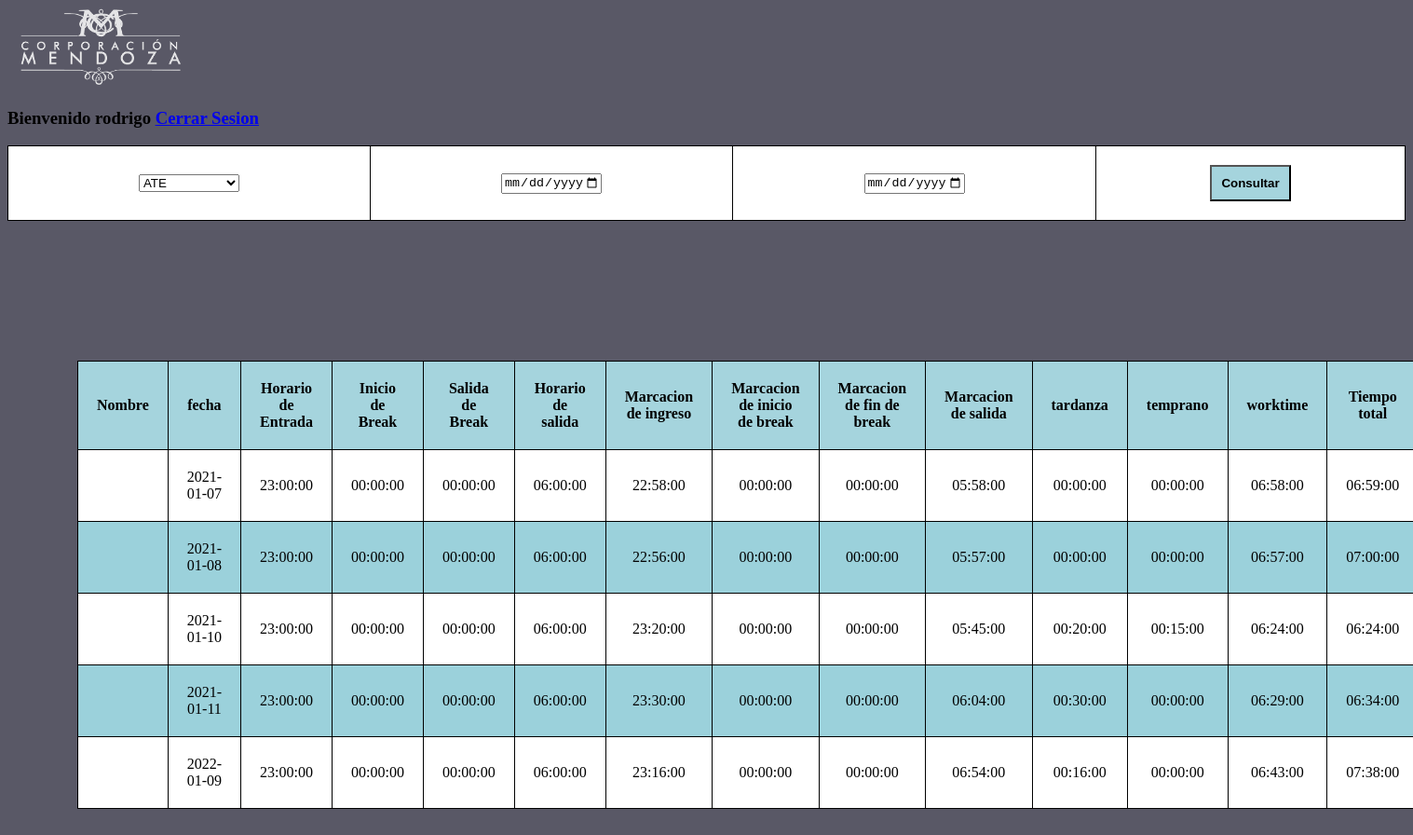
The app's page /index.php (signed in) with its own data.
### tables this page shows
CREATE TABLE `nuevo` (
  `idempleado` int(11) NOT NULL,
  `fecha` date NOT NULL,
  `horingreso` time NOT NULL,
  `horibi` time DEFAULT NULL,
  `horibs` time DEFAULT NULL,
  `horisalida` time NOT NULL,
  `maringreso` time DEFAULT NULL,
  `maribi` time DEFAULT NULL,
  `maribs` time DEFAULT NULL,
  `marsalida` time DEFAULT NULL,
  `tardanza` time DEFAULT NULL,
  `temprano` time DEFAULT NULL,
  `worktime` time DEFAULT NULL,
  `tiempototal` time DEFAULT NULL
);

### index.php (the view, shortened to what this page needs)
<?php session_start();
$pdo=new PDO("mysql:host=localhost;dbname=asistencia;charset=utf8","root","");
$sql="SELECT * FROM nuevo";
?>
<!DOCTYPE html>
<html lang="en">
<head>
    <link rel="stylesheet" href="estilo.css">
</head>
<body>
    <header class="site-header inicio">
        <div class='contenedor contenido-header' id="myHeader">
            <div class="barra">
                <a href=" index.php"><img src="imagenes/cmlogo.png" alt="Logo" height="85px" class="logo"></a>
                <h3>Bienvenido <?php echo $_SESSION["nombres"] ?> <a href="cerrar_cesion.php">Cerrar Sesion</a></h3>
            </div>
        </div>
    </header>
       <div>
    <form action="rangotienda.php" method="post">
        <table class="jorge" caption="juan">
            <tr>
                <td>
                    <select>
                        <option value="volvo">ATE</option>
                    </select>
                </td>
                <td>
                    <input type="date" name="fecha1" step="1" min="2013-01-01" max="2020-12-31" step="7" value="">
                </td>
                <td>
                    <input type="date" name="fecha" step="1" min="2013-01-01" max="2020-12-31" value="fecha1">
                </td>
                <td>
                    <button type="submit" class="boton">Consultar</button>
                </td>
            </tr>
        </table>
                <div id="main-container">
                    <table class="2">
                        <thead>
                            <tr>
                            <th>Nombre</th><th>fecha</th><th>Horario de Entrada</th><th>Inicio de Break</th><th>Salida de Break</th><th>Horario de salida</th><th>Marcacion de ingreso</th><th>Marcacion de inicio de break</th><th>Marcacion de fin de break</th><th>Marcacion de salida</th><th>tardanza</th><th>temprano</th><th>worktime</th><th>Tiempo total</th>
                            </tr>
                        </thead>
                        <?php
                            foreach($pdo->query($sql) as $fila) { ?>
                                <tr>
                                <td><?php echo $fila["id"] ?></td>
                                <td><?php echo $fila["fecha"] ?></td>
                                <td><?php echo $fila["horingreso"] ?></td>
                                <td><?php echo $fila["horibi"] ?></td>
                                <td><?php echo $fila["horibs"] ?></td>
                                <td><?php echo $fila["horisalida"] ?></td>
                                <td><?php echo $fila["maringreso"] ?></td>
                                <td><?php echo $fila["maribi"] ?></td>
                                <td><?php echo $fila["maribs"] ?></td>
                                <td><?php echo $fila["marsalida"] ?></td>
                                <td><?php echo $fila["tardanza"] ?></td>
                                <td><?php echo $fila["temprano"] ?></td>
                                <td><?php echo $fila["worktime"] ?></td>
                                <td><?php echo $fila["tiempototal"] ?></td>
                                </tr>
                                <?php
                                }
                        ?>
                    </table>
                </div>
    </form>
    </div>
</body>
</html>

### estilo.css (style rules this page uses)
body { background-color:#595866; }
.logo { height: 85px; }
#main-container { margin: 150px auto; width: 90%; }
table { background-color: white; text-align: left; border-collapse: collapse; width: 100%; }
th, td { border: solid 1px black; padding: 20px; text-align: center; }
thead { background-color: #a5d4dd; color: black; }
tr:nth-child(even) { background-color:#9bd1db; }
.boton { background-color:#a5d4dd; padding: 10px; font-weight: bold; }

### records on screen
nuevo: fecha "2021-01-07", horingreso "23:00:00", horibi "00:00:00", horibs "00:00:00", horisalida "06:00:00", maringreso "22:58:00", maribi "00:00:00", maribs "00:00:00", marsalida "05:58:00", tardanza "00:00:00", temprano "00:00:00", worktime "06:58:00", tiempototal "06:59:00"
nuevo: fecha "2021-01-08", horingreso "23:00:00", horibi "00:00:00", horibs "00:00:00", horisalida "06:00:00", maringreso "22:56:00", maribi "00:00:00", maribs "00:00:00", marsalida "05:57:00", tardanza "00:00:00", temprano "00:00:00", worktime "06:57:00", tiempototal "07:00:00"
nuevo: fecha "2021-01-10", horingreso "23:00:00", horibi "00:00:00", horibs "00:00:00", horisalida "06:00:00", maringreso "23:20:00", maribi "00:00:00", maribs "00:00:00", marsalida "05:45:00", tardanza "00:20:00", temprano "00:15:00", worktime "06:24:00", tiempototal "06:24:00"
nuevo: fecha "2021-01-11", horingreso "23:00:00", horibi "00:00:00", horibs "00:00:00", horisalida "06:00:00", maringreso "23:30:00", maribi "00:00:00", maribs "00:00:00", marsalida "06:04:00", tardanza "00:30:00", temprano "00:00:00", worktime "06:29:00", tiempototal "06:34:00"
nuevo: fecha "2022-01-09", horingreso "23:00:00", horibi "00:00:00", horibs "00:00:00", horisalida "06:00:00", maringreso "23:16:00", maribi "00:00:00", maribs "00:00:00", marsalida "06:54:00", tardanza "00:16:00", temprano "00:00:00", worktime "06:43:00", tiempototal "07:38:00"

### other values on screen
$_SESSION["nombres"] "rodrigo"
